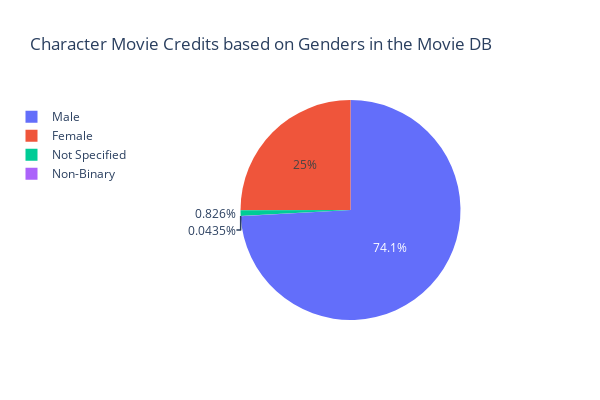

Notebook code cell kept with this figure:
### Code cell
fig = px.pie(md, values="Total Credits", names="index", 
            title= "Character Movie Credits based on Genders in the Movie DB",
            width=600, height=400)

fig.update_layout(legend=dict(
    yanchor="top",
    y=0.99,
    xanchor="left",
    x=-0.5
))

fig.show()

### Figure 1 — Plotly figure (JSON) as saved in the notebook; plotly's stock layout.template omitted (floating-point values rounded to 4 significant figures)
{"data": [{"domain": {"x": [0, 1], "y": [0, 1]}, "hovertemplate": "index=%{label}<br>Total Credits=%{value}<extra></extra>", "labels": ["Male", "Female", "Not Specified", "Non-Binary"], "legendgroup": "", "name": "", "showlegend": true, "type": "pie", "values": [155129, 52399, 1729, 91]}], "layout": {"height": 400, "legend": {"tracegroupgap": 0, "x": -0.5, "xanchor": "left", "y": 0.99, "yanchor": "top"}, "title": {"text": "Character Movie Credits based on Genders in the Movie DB"}, "width": 600}}
